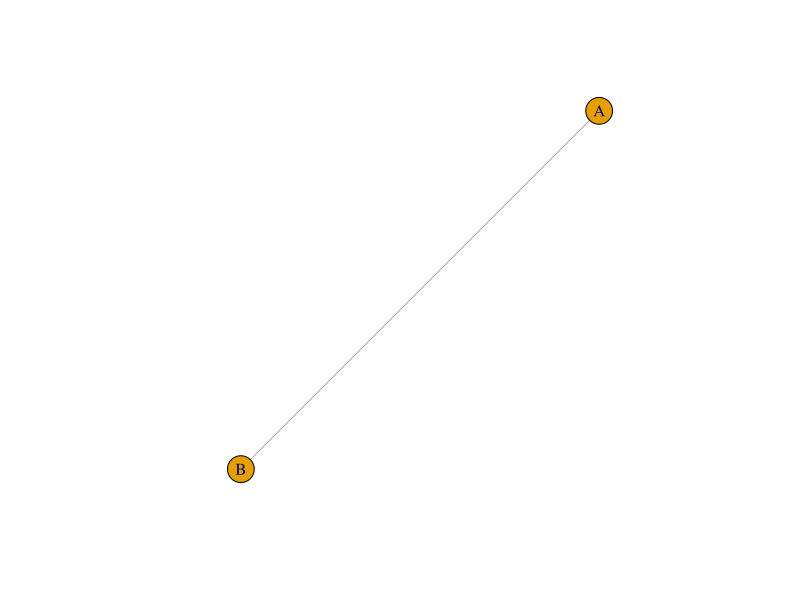

The R source for this figure:
## ---- chunk 1
library(igraph)
## ---- chunk 2
plot(graph_from_literal(A-B))
